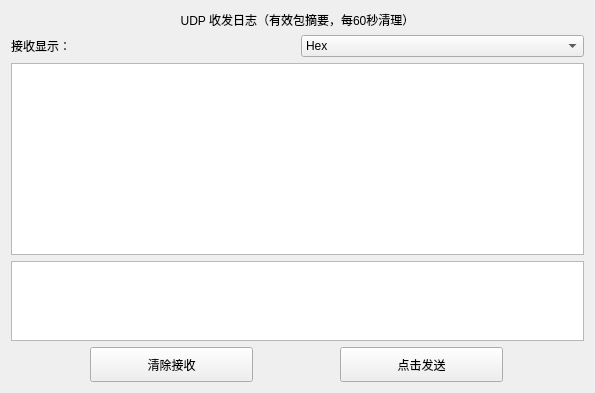
              <widget class="QWidget" name="tab_udp">
                <attribute name="title">
                  <string>UDP</string>
                </attribute>
                <layout class="QVBoxLayout" name="verticalLayout_6">
                  <item>
                    <widget class="QLabel" name="label_14">
                      <property name="text">
                        <string>UDP 收发日志（有效包摘要，每60秒清理）</string>
                      </property>
                      <property name="alignment">
                        <set>Qt::AlignCenter</set>
                      </property>
                    </widget>
                  </item>
                  <item>
                    <layout class="QHBoxLayout" name="udpDisplayModeLayout">
                      <item>
                        <widget class="QLabel" name="label_UdpDisplayMode">
                          <property name="text">
                            <string>接收显示：</string>
                          </property>
                        </widget>
                      </item>
                      <item>
                        <widget class="QComboBox" name="cbox_UdpDisplayMode">
                          <property name="toolTip">
                            <string>切换已有接收数据的显示方式；字符串按 UTF-8 解码</string>
                          </property>
                          <item>
                            <property name="text">
                              <string>Hex</string>
                            </property>
                          </item>
                          <item>
                            <property name="text">
                              <string>字符串（UTF-8）</string>
                            </property>
                          </item>
                        </widget>
                      </item>
                    </layout>
                  </item>
                  <item>
                    <widget class="QPlainTextEdit" name="ptedit_UdpRec">
                      <property name="readOnly">
                        <bool>true</bool>
                      </property>
                      <property name="maximumBlockCount">
                        <number>200</number>
                      </property>
                      <property name="undoRedoEnabled">
                        <bool>false</bool>
                      </property>
                      <property name="lineWrapMode">
                        <enum>QPlainTextEdit::NoWrap</enum>
                      </property>
                      <property name="toolTip">
                        <string>每帧两行：信息行和数据行；绿色 RX 为接收，蓝色 TX 为发送请求；最多保留200帧，每60秒清理</string>
                      </property>
                    </widget>
                  </item>
                  <item>
                    <widget class="QPlainTextEdit" name="ptedit_UdpSend">
                      <property name="maximumSize">
                        <size>
                          <width>16777215</width>
                          <height>80</height>
                        </size>
                      </property>
                    </widget>
                  </item>
                  <item>
                    <layout class="QHBoxLayout" name="horizontalLayout_2" stretch="0,20,10,20,10">
                      <item>
                        <spacer name="horizontalSpacer_4">
                          <property name="orientation">
                            <enum>Qt::Horizontal</enum>
                          </property>
                          <property name="sizeHint" stdset="0">
                            <size>
                              <width>79</width>
                              <height>20</height>
                            </size>
                          </property>
                        </spacer>
                      </item>
                      <item>
                        <widget class="QPushButton" name="pbtn_UdpClear">
                          <property name="minimumSize">
                            <size>
                              <width>0</width>
                              <height>35</height>
                            </size>
                          </property>
                          <property name="baseSize">
                            <size>
                              <width>0</width>
                              <height>0</height>
                            </size>
                          </property>
                          <property name="text">
                            <string>清除接收</string>
                          </property>
                        </widget>
                      </item>
                      <item>
                        <spacer name="horizontalSpacer_5">
                          <property name="orientation">
                            <enum>Qt::Horizontal</enum>
                          </property>
                          <property name="sizeHint" stdset="0">
                            <size>
                              <width>118</width>
                              <height>20</height>
                            </size>
                          </property>
                        </spacer>
                      </item>
                      <item>
                        <widget class="QPushButton" name="pbtn_UdpSend">
                          <property name="minimumSize">
                            <size>
                              <width>0</width>
                              <height>35</height>
                            </size>
                          </property>
                          <property name="text">
                            <string>点击发送</string>
                          </property>
                        </widget>
                      </item>
                      <item>
                        <spacer name="horizontalSpacer_6">
                          <property name="orientation">
                            <enum>Qt::Horizontal</enum>
                          </property>
                          <property name="sizeHint" stdset="0">
                            <size>
                              <width>210</width>
                              <height>20</height>
                            </size>
                          </property>
                        </spacer>
                      </item>
                    </layout>
                  </item>
                </layout>
              </widget>
